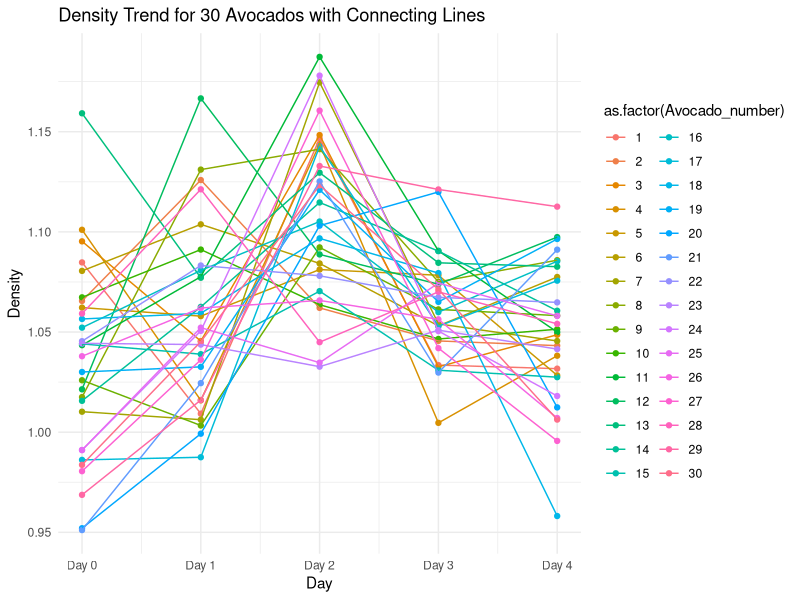

R code for this plot:
install.packages("tidyverse")
library(gridExtra)
install.packages("gridExtra")
install.packages("reshape2")
library(tidyverse)
library()
getwd()
Avocado <- read_csv("Avocado.csv")

Avocado <- as_tibble(Avocado)

colnames(Avocado)[2] = "Weight_0"
colnames(Avocado)[5] = "Weight_1"
colnames(Avocado)[3] = "Volume_0"
colnames(Avocado)[6] = "Volume_1"
colnames(Avocado)[4] = "Density_0"
colnames(Avocado)[7] = "Density_1"
colnames(Avocado)[1] = "Avocado_number"
colnames(Avocado)[8] = "Weight_2"
colnames(Avocado)[9] = "Volume_2"
colnames(Avocado)[10] = "Density_2"
colnames(Avocado)[11] = "Weight_3"
colnames(Avocado)[12] = "Volume_3"
colnames(Avocado)[13] = "Density_3"
colnames(Avocado)[14] = "Weight_4"
colnames(Avocado)[15] = "Volume_4"
colnames(Avocado)[16] = "Density_4"



avocado_long <- Avocado %>%
  pivot_longer(cols = starts_with("Density_"), 
               names_to = c(".value", "Day"),
               names_sep = "_") 


y_breaks <- seq(1, max(avocado_long$Density), by = 0.5)
y_labels <- y_breaks

ggplot(avocado_long, aes(x = as.numeric(Day) + 1, y = Density, group = Avocado_number, color = as.factor(Avocado_number))) +
  geom_point() +  # Scatter plot
  geom_line() +   # Connecting lines
  labs(x = "Day", y = "Density", title = "Density Trend for 30 Avocados with Connecting Lines") +
  theme_minimal() +
  scale_x_continuous(breaks = 1:5, labels = paste("Day", 0:4)) +
  coord_cartesian(ylim = NULL)


